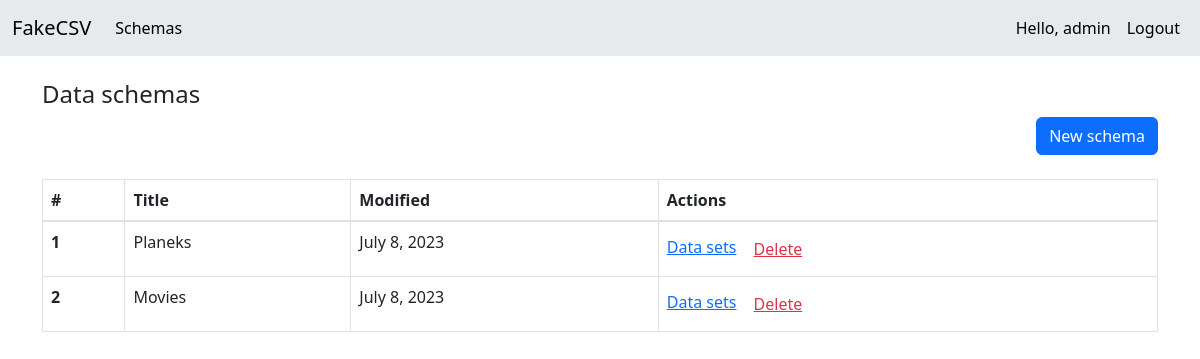
The page /data-schemas (signed in) on the database as committed earlier.
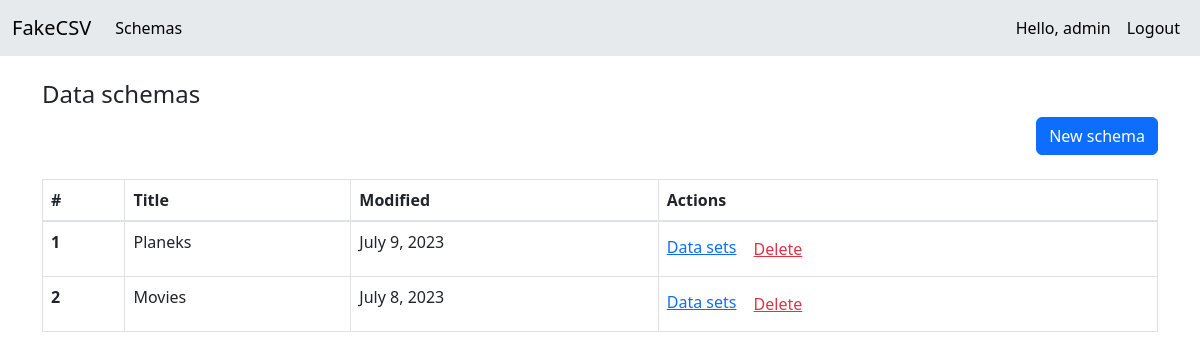
The same page on the database as committed later.
### CSV_converter/models.py (models this page shows, shortened)
class Schema(models.Model):
    name = models.CharField(max_length=255)
    column_separator = models.CharField(max_length=255)
    string_character = models.CharField(max_length=255)
    modified = models.DateField(auto_now=True)

### CSV_converter/views.py (the view, shortened to what this page needs)
# urls.py: path('data-schemas', views.data_schemas, name='data_schemas'),
@login_required
def data_schemas(request):
    data_schemas = Schema.objects.all()
    data_schemas_dict = {'schemas': data_schemas}
    return render(request, "data_schemas.html", data_schemas_dict)

### CSV_converter/templates/data_schemas.html (shortened to what this page needs)
{% extends 'base.html' %}
{% block content %}
    <h4>Data schemas</h4>
    <div class="d-grid gap-2 d-md-flex justify-content-md-end">
        <a class="btn btn-primary" href="{% url 'new_schema' %}" role="button">New schema</a>
    </div>
    <br>
    <table class="table table-bordered">
        <thead>
        <tr>
            <th scope="col">#</th>
            <th scope="col">Title</th>
            <th scope="col">Modified</th>
            <th scope="col">Actions</th>
        </tr>
        </thead>
        <tbody>
            <form method="post">
                {% for schema in schemas %}
                <tr id="schema-row-{{ schema.id }}">
                    <th scope="row">{{ forloop.counter }}</th>
                    <td name="title">{{ schema.name }}</td>
                    <td>{{ schema.modified }}</td>
                    <td>
                        <a href="{% url 'data_sets' name=schema.name %}">Data sets</a>
                        <button class="btn btn-link text-danger delete-schema-btn" data-schema-id="{{ schema.id }}" type="button">Delete</button>
                    </td>
                </tr>
                {% endfor %}
            </form>
        </tbody>
    </table>
{% endblock %}

Rows that differ between the two databases and show on the page:
changed Schema "Planeks": modified "July 8, 2023" → "July 9, 2023"
